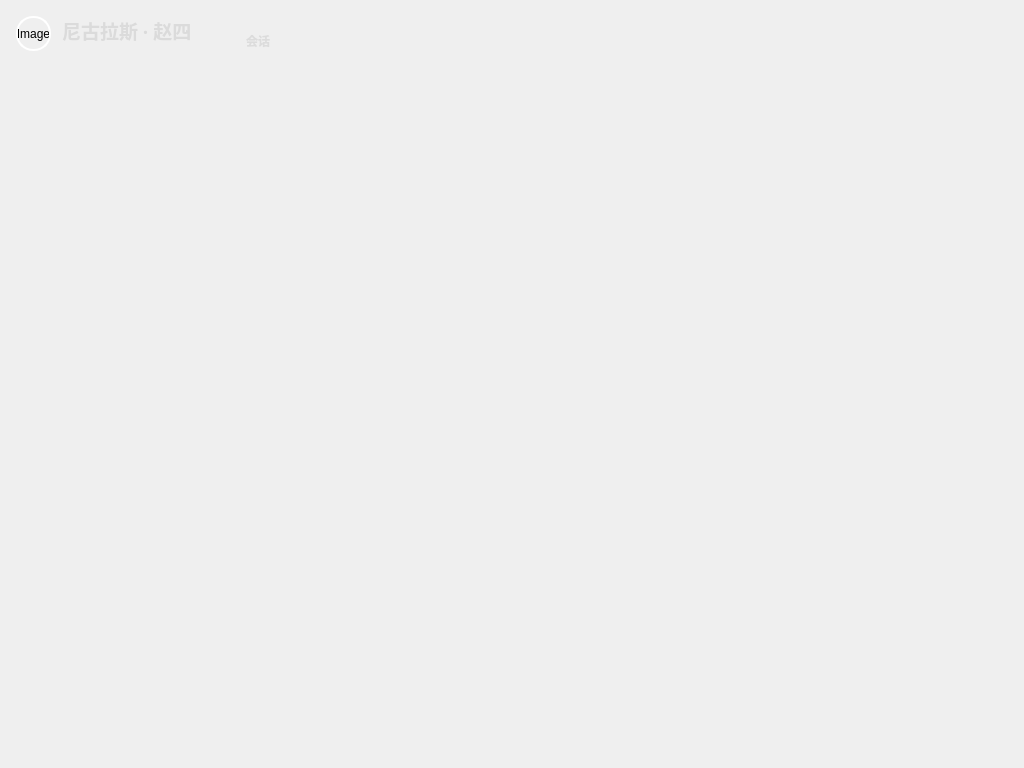
<?xml version="1.0" encoding="UTF-8"?>
<ui version="4.0">
 <class>MeChatClass</class>
 <widget class="QWidget" name="MeChatClass">
  <property name="geometry">
   <rect>
    <x>0</x>
    <y>0</y>
    <width>1024</width>
    <height>768</height>
   </rect>
  </property>
  <property name="minimumSize">
   <size>
    <width>1024</width>
    <height>768</height>
   </size>
  </property>
  <property name="windowTitle">
   <string>MeChat</string>
  </property>
  <layout class="QVBoxLayout" name="verticalLayout">
   <property name="spacing">
    <number>0</number>
   </property>
   <property name="leftMargin">
    <number>0</number>
   </property>
   <property name="topMargin">
    <number>0</number>
   </property>
   <property name="rightMargin">
    <number>0</number>
   </property>
   <property name="bottomMargin">
    <number>0</number>
   </property>
   <item>
    <widget class="QWidget" name="WindowTitle" native="true">
     <property name="minimumSize">
      <size>
       <width>0</width>
       <height>60</height>
      </size>
     </property>
     <property name="maximumSize">
      <size>
       <width>16777215</width>
       <height>60</height>
      </size>
     </property>
     <property name="styleSheet">
      <string notr="true">QWidget#WindowTitle
{
background-color: qconicalgradient(cx:0.709139, cy:0.8245, 	angle:0, stop:0.240816 rgba(52, 72, 161, 255), stop:0.240997 rgba(62, 88, 201, 255), stop:0.258892 rgba(62, 88, 201, 255), stop:0.259223 rgba(42, 153, 235, 255), stop:0.758252 rgba(42, 153, 235, 255), stop:0.759223 rgba(52, 72, 161, 255));
}</string>
     </property>
     <layout class="QHBoxLayout" name="horizontalLayout">
      <item>
       <widget class="QLabel" name="MinImage">
        <property name="minimumSize">
         <size>
          <width>45</width>
          <height>45</height>
         </size>
        </property>
        <property name="maximumSize">
         <size>
          <width>45</width>
          <height>45</height>
         </size>
        </property>
        <property name="styleSheet">
         <string notr="true">QLabel#MinImage
{
border-width: 2px 2px 2px 2px;
border-style: solid;
border-color: rgb(255,255,255);
border-radius:17px; 
margin:5px;
}</string>
        </property>
        <property name="text">
         <string>Image</string>
        </property>
        <property name="alignment">
         <set>Qt::AlignCenter</set>
        </property>
        <property name="margin">
         <number>0</number>
        </property>
       </widget>
      </item>
      <item>
       <widget class="QLabel" name="Name">
        <property name="minimumSize">
         <size>
          <width>160</width>
          <height>30</height>
         </size>
        </property>
        <property name="maximumSize">
         <size>
          <width>160</width>
          <height>30</height>
         </size>
        </property>
        <property name="font">
         <font>
          <family>微软雅黑</family>
          <pointsize>14</pointsize>
          <weight>75</weight>
          <bold>true</bold>
         </font>
        </property>
        <property name="styleSheet">
         <string notr="true">QLabel#Name
{
	color:#dbdbdb
	
}
QLabel#Name:hover
{
	color:#FFFFFF
}</string>
        </property>
        <property name="text">
         <string>尼古拉斯 · 赵四</string>
        </property>
       </widget>
      </item>
      <item>
       <widget class="QToolButton" name="toolButton_chat">
        <property name="minimumSize">
         <size>
          <width>60</width>
          <height>60</height>
         </size>
        </property>
        <property name="maximumSize">
         <size>
          <width>60</width>
          <height>60</height>
         </size>
        </property>
        <property name="font">
         <font>
          <family>微软雅黑</family>
          <weight>75</weight>
          <bold>true</bold>
         </font>
        </property>
        <property name="toolTip">
         <string>会话消息</string>
        </property>
        <property name="styleSheet">
         <string notr="true">QToolButton#toolButton_chat{
border-radius:3px;
color:#DCDCDC;
padding:3px;
margin:0px;
background:none;
border-style:none;
}
QToolButton#toolButton_chat:hover{
color:#FFFFFF;
margin:1px 1px 2px 1px;
}</string>
        </property>
        <property name="text">
         <string>会话</string>
        </property>
        <property name="icon">
         <iconset resource="toolButton.qrc">
          <normaloff>:/toolButton/Resources/Image/Button/toolButton/Chat.png</normaloff>:/toolButton/Resources/Image/Button/toolButton/Chat.png</iconset>
        </property>
        <property name="iconSize">
         <size>
          <width>32</width>
          <height>32</height>
         </size>
        </property>
        <property name="toolButtonStyle">
         <enum>Qt::ToolButtonIconOnly</enum>
        </property>
       </widget>
      </item>
      <item>
       <spacer name="horizontalSpacer">
        <property name="orientation">
         <enum>Qt::Horizontal</enum>
        </property>
        <property name="sizeHint" stdset="0">
         <size>
          <width>40</width>
          <height>20</height>
         </size>
        </property>
       </spacer>
      </item>
     </layout>
    </widget>
   </item>
   <item>
    <widget class="QStackedWidget" name="stackedWidget">
     <widget class="QWidget" name="page"/>
     <widget class="QWidget" name="page_2"/>
    </widget>
   </item>
  </layout>
 </widget>
 <layoutdefault spacing="6" margin="11"/>
 <resources>
  <include location="MeChat.qrc"/>
  <include location="toolButton.qrc"/>
 </resources>
 <connections/>
</ui>
